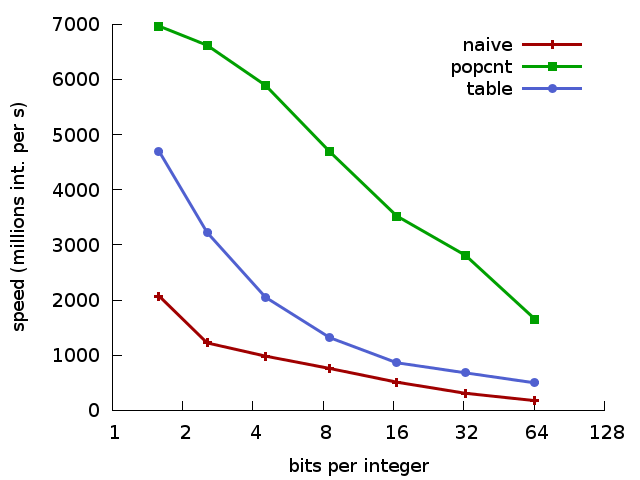

This figure's gnuplot source:
set style line 80 lt rgb "#000000"
set style line 1 lc rgb "#A00000"  lw 3 pt 1 ps 1
set style line 2 lc rgb "#00A000"  lw 3 pt 5 ps 1
set style line 3 lc rgb "#5060D0"  lw 3 pt 7 ps 1

set border 3 back linestyle 80 # Remove border on top and right.  These
             # borders are useless and make it harder
             # to see plotted lines near the border.
    # Also, put it in grey; no need for so much emphasis on a border.
set xtics nomirror
set ytics nomirror
set logscale x 2
set term pngcairo fontscale 1.2
set ylabel "speed (millions int. per s)"
set xlabel "bits per integer"
set key top right
set out "results.png"
plot "results.txt"  u 1:2 ti "naive" with lp ls 1,\
   "" u 1:3 ti "popcnt" with lp ls 2,\
   "" u 1:4 ti "table" with lp ls 3
